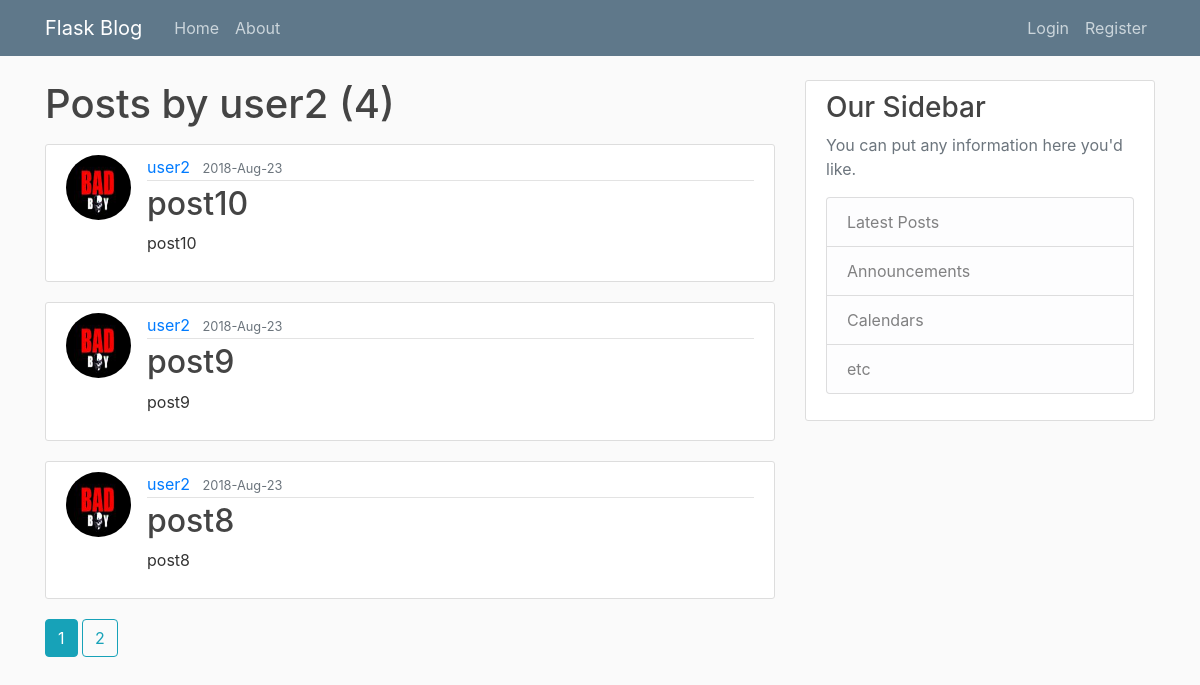
The page /user/user2 on the database its author committed.
### flaskblog/models.py (models this page shows, shortened)
class User(db.Model,UserMixin):
    id = db.Column(db.Integer, primary_key=True)
    username = db.Column(db.String(20),unique=True,nullable=False)
    email = db.Column(db.String(120),unique=True,nullable=False)
    image_file = db.Column(db.String(20), nullable=False,default='default.jpg')
    password = db.Column(db.String(60), nullable=False)
    posts=db.relationship('Post',backref='author',lazy=True)

class Post(db.Model):
    id = db.Column(db.Integer, primary_key=True)
    title = db.Column(db.String(100),nullable=False)
    date_posted = db.Column(db.DateTime,nullable=False,default=datetime.utcnow)
    content = db.Column(db.Text,nullable=False)
    userid = db.Column(db.Integer,db.ForeignKey('user.id'),nullable=False)

### flaskblog/routes.py (the view)
@app.route("/user/<string:username>")
def user_post(username):
    page=request.args.get('page',1,type=int)
    user=User.query.filter_by(username=username).first_or_404()
    posts=Post.query.filter_by(author=user)\
        .order_by(Post.date_posted.desc()).paginate(page=page,per_page=3)
    return render_template('user_posts.html', posts=posts,user=user)

### flaskblog/templates/user_posts.html (shortened to what this page needs)
{% extends "layout.html" %}
{% block content %}
<h1 class="mb-3">Posts by {{ user.username }} ({{ posts.total }})</h1>
    {% for post in posts.items %}
        <article class="media content-section">
            <img class="rounded-circle article-img" src="{{ url_for('static',filename='profilePics/'+post.author.image_file) }}">
          <div class="media-body">
            <div class="article-metadata">
              <a class="mr-2" href="{{ url_for('user_post',username=post.author.username)}}">{{ post.author.username }}</a>
              <small class="text-muted">{{ post.date_posted.strftime('%Y-%b-%d') }}</small>
            </div>
            <h2><a class="article-title" href="{{ url_for('post',post_id=post.id)}}">{{ post.title }}</a></h2>
            <p class="article-content">{{ post.content }}</p>
          </div>
        </article>
    {% endfor %}
    {% for page_num in posts.iter_pages(left_edge=1,right_edge=1,left_current=1,right_current=2) %}
        {% if page_num %}
            {% if posts.page == page_num %}
                <a class="btn btn-info mb-4" href="{{ url_for('user_post',username=user.username,page=page_num)}}">{{ page_num }}</a>
            {% else %}
                <a class="btn btn-outline-info mb-4" href="{{ url_for('user_post',username=user.username,page=page_num)}}">{{ page_num }}</a>
            {% endif%}
        {% else %}
            ...
        {% endif%}
    {% endfor %}
{% endblock content %}

### flaskblog/static/main.css (style rules this page uses)
body { background: #fafafa; color: #333333; margin-top: 5rem; }
h1, h2, h3, h4, h5, h6 { color: #444444; }
.content-section { background: #ffffff; padding: 10px 20px; border: 1px solid #dddddd; border-radius: 3px; margin-bottom: 20px; }
.article-title { color: #444444; }
.article-content { white-space: pre-line; }
.article-img { height: 65px; width: 65px; margin-right: 16px; }
.article-metadata { padding-bottom: 1px; margin-bottom: 4px; border-bottom: 1px solid #e3e3e3 }

### rows shown on the page
User: username "user2"
Post: image_file (picture), author.username "user2", date_posted "2018-Aug-23", title "post10", content "post10"
Post: image_file (picture), author.username "user2", date_posted "2018-Aug-23", title "post9", content "post9"
Post: image_file (picture), author.username "user2", date_posted "2018-Aug-23", title "post8", content "post8"

### other values the page prints
{{ posts.total }} "4"
{{ page_num }} "1"
{{ page_num }} "2"
